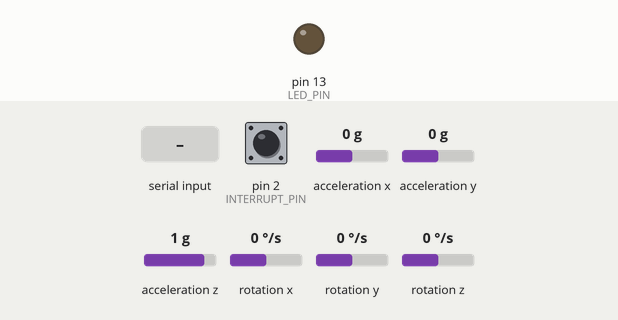
Simulated run of this sketch. Board: Arduino Leonardo, built with avr-gcc and run on an emulated ATmega32U4. Parts: output pins drawn as LEDs (lit = HIGH). Dashed ring = blinking. The inputs (shaded band) are chosen by the test bench; at power-on: acceleration x 0 g, acceleration y 0 g, acceleration z 1 g, pin 2 (INTERRUPT_PIN) LOW, rotation x 0 °/s, rotation y 0 °/s, rotation z 0 °/s. The sensor or clock chip raises its interrupt line as the real part does; what the sketch prints to the serial monitor is not drawn.

Above: at 0.8 s.
0.9 s: "1\n" received over Serial
At 2.6 s:
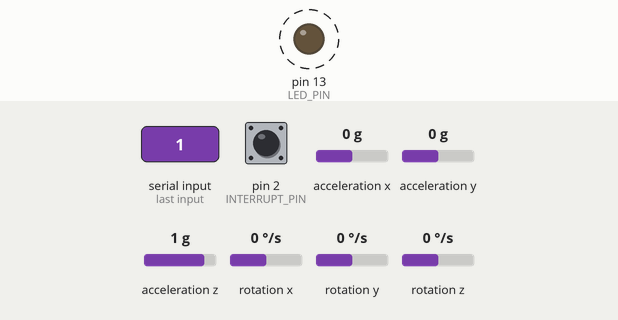
3.9 s: acceleration x set to -1.4 g
6.9 s: acceleration y set to -1.4 g
8.4 s: acceleration z set to 0 g
11.4 s: acceleration x set to 0 g
Timing chart, 0 to 18.4 s (numbered marks = the images above; inputs shaded):
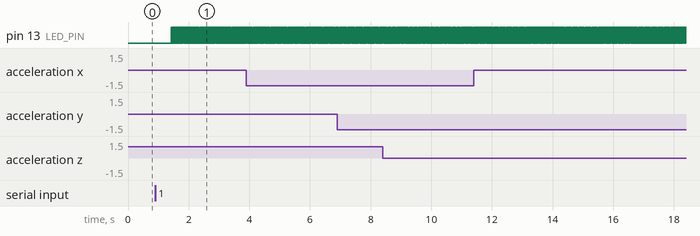

Measured:
- after the input at 0.9 s, pin 13 (LED_PIN): alternates HIGH for 0.02 s and LOW for 0.02 s, starting after 0.52 s

The sketch:

MPU6050_DMP6.ino
```cpp
// I2C device class (I2Cdev) demonstration Arduino sketch for MPU6050 class using DMP (MotionApps v2.0)
// 6/21/2012 by Jeff Rowberg <jeff@rowberg.net>
// Updates should (hopefully) always be available at https://github.com/jrowberg/i2cdevlib
//
// Changelog:
//      2019-07-08 - Added Auto Calibration and offset generator
//		   - and altered FIFO retrieval sequence to avoid using blocking code
//      2016-04-18 - Eliminated a potential infinite loop
//      2013-05-08 - added seamless Fastwire support
//                 - added note about gyro calibration
//      2012-06-21 - added note about Arduino 1.0.1 + Leonardo compatibility error
//      2012-06-20 - improved FIFO overflow handling and simplified read process
//      2012-06-19 - completely rearranged DMP initialization code and simplification
//      2012-06-13 - pull gyro and accel data from FIFO packet instead of reading directly
//      2012-06-09 - fix broken FIFO read sequence and change interrupt detection to RISING
//      2012-06-05 - add gravity-compensated initial reference frame acceleration output
//                 - add 3D math helper file to DMP6 example sketch
//                 - add Euler output and Yaw/Pitch/Roll output formats
//      2012-06-04 - remove accel offset clearing for better results (thanks Sungon Lee)
//      2012-06-01 - fixed gyro sensitivity to be 2000 deg/sec instead of 250
//      2012-05-30 - basic DMP initialization working

/* ============================================
I2Cdev device library code is placed under the MIT license
Copyright (c) 2012 Jeff Rowberg

Permission is hereby granted, free of charge, to any person obtaining a copy
of this software and associated documentation files (the "Software"), to deal
in the Software without restriction, including without limitation the rights
to use, copy, modify, merge, publish, distribute, sublicense, and/or sell
copies of the Software, and to permit persons to whom the Software is
furnished to do so, subject to the following conditions:

The above copyright notice and this permission notice shall be included in
all copies or substantial portions of the Software.

THE SOFTWARE IS PROVIDED "AS IS", WITHOUT WARRANTY OF ANY KIND, EXPRESS OR
IMPLIED, INCLUDING BUT NOT LIMITED TO THE WARRANTIES OF MERCHANTABILITY,
FITNESS FOR A PARTICULAR PURPOSE AND NONINFRINGEMENT. IN NO EVENT SHALL THE
AUTHORS OR COPYRIGHT HOLDERS BE LIABLE FOR ANY CLAIM, DAMAGES OR OTHER
LIABILITY, WHETHER IN AN ACTION OF CONTRACT, TORT OR OTHERWISE, ARISING FROM,
OUT OF OR IN CONNECTION WITH THE SOFTWARE OR THE USE OR OTHER DEALINGS IN
THE SOFTWARE.
===============================================
*/

// I2Cdev and MPU6050 must be installed as libraries, or else the .cpp/.h files
// for both classes must be in the include path of your project
#include "I2Cdev.h"

#include "MPU6050_6Axis_MotionApps20.h"
//#include "MPU6050.h" // not necessary if using MotionApps include file

// Arduino Wire library is required if I2Cdev I2CDEV_ARDUINO_WIRE implementation
// is used in I2Cdev.h
#if I2CDEV_IMPLEMENTATION == I2CDEV_ARDUINO_WIRE
    #include "Wire.h"
#endif

// class default I2C address is 0x68
// specific I2C addresses may be passed as a parameter here
// AD0 low = 0x68 (default for SparkFun breakout and InvenSense evaluation board)
// AD0 high = 0x69
MPU6050 mpu;
//MPU6050 mpu(0x69); // <-- use for AD0 high

/* =========================================================================
   NOTE: In addition to connection 3.3v, GND, SDA, and SCL, this sketch
   depends on the MPU-6050's INT pin being connected to the Arduino's
   external interrupt #0 pin. On the Arduino Uno and Mega 2560, this is
   digital I/O pin 2.
 * ========================================================================= */

/* =========================================================================
   NOTE: Arduino v1.0.1 with the Leonardo board generates a compile error
   when using Serial.write(buf, len). The Teapot output uses this method.
   The solution requires a modification to the Arduino USBAPI.h file, which
   is fortunately simple, but annoying. This will be fixed in the next IDE
   release. For more info, see these links:

   http://arduino.cc/forum/index.php/topic,109987.0.html
   http://code.google.com/p/arduino/issues/detail?id=958
 * ========================================================================= */


// uncomment "OUTPUT_READABLE_QUATERNION" if you want to see the actual
// quaternion components in a [w, x, y, z] format (not best for parsing
// on a remote host such as Processing or something though)
//#define OUTPUT_READABLE_QUATERNION

// uncomment "OUTPUT_READABLE_EULER" if you want to see Euler angles
// (in degrees) calculated from the quaternions coming from the FIFO.
// Note that Euler angles suffer from gimbal lock (for more info, see
// http://en.wikipedia.org/wiki/Gimbal_lock)
//#define OUTPUT_READABLE_EULER

// uncomment "OUTPUT_READABLE_YAWPITCHROLL" if you want to see the yaw/
// pitch/roll angles (in degrees) calculated from the quaternions coming
// from the FIFO. Note this also requires gravity vector calculations.
// Also note that yaw/pitch/roll angles suffer from gimbal lock (for
// more info, see: http://en.wikipedia.org/wiki/Gimbal_lock)
//#define OUTPUT_READABLE_YAWPITCHROLL

// uncomment "OUTPUT_READABLE_REALACCEL" if you want to see acceleration
// components with gravity removed. This acceleration reference frame is
// not compensated for orientation, so +X is always +X according to the
// sensor, just without the effects of gravity. If you want acceleration
// compensated for orientation, us OUTPUT_READABLE_WORLDACCEL instead.
#define OUTPUT_READABLE_REALACCEL

// uncomment "OUTPUT_READABLE_WORLDACCEL" if you want to see acceleration
// components with gravity removed and adjusted for the world frame of
// reference (yaw is relative to initial orientation, since no magnetometer
// is present in this case). Could be quite handy in some cases.
//#define OUTPUT_READABLE_WORLDACCEL

// uncomment "OUTPUT_TEAPOT" if you want output that matches the
// format used for the InvenSense teapot demo
//#define OUTPUT_TEAPOT


#define INTERRUPT_PIN 2  // use pin 2 on Arduino Uno & most boards
#define LED_PIN 13 // (Arduino is 13, Teensy is 11, Teensy++ is 6)
bool blinkState = false;

// MPU control/status vars
bool dmpReady = false;  // set true if DMP init was successful
uint8_t mpuIntStatus;   // holds actual interrupt status byte from MPU
uint8_t devStatus;      // return status after each device operation (0 = success, !0 = error)
uint16_t packetSize;    // expected DMP packet size (default is 42 bytes)
uint16_t fifoCount;     // count of all bytes currently in FIFO
uint8_t fifoBuffer[64]; // FIFO storage buffer

// orientation/motion vars
Quaternion q;           // [w, x, y, z]         quaternion container
VectorInt16 aa;         // [x, y, z]            accel sensor measurements
VectorInt16 aaReal;     // [x, y, z]            gravity-free accel sensor measurements
VectorInt16 aaWorld;    // [x, y, z]            world-frame accel sensor measurements
VectorFloat gravity;    // [x, y, z]            gravity vector
float euler[3];         // [psi, theta, phi]    Euler angle container
float ypr[3];           // [yaw, pitch, roll]   yaw/pitch/roll container and gravity vector

// packet structure for InvenSense teapot demo
uint8_t teapotPacket[14] = { '$', 0x02, 0,0, 0,0, 0,0, 0,0, 0x00, 0x00, '\r', '\n' };


// ================================================================
// ===               INTERRUPT DETECTION ROUTINE                ===
// ================================================================

volatile bool mpuInterrupt = false;     // indicates whether MPU interrupt pin has gone high
void dmpDataReady() {
    mpuInterrupt = true;
}

int previousAccX = 0;
int previousAccY = 0;
int previousVelocityX = 0;
int previousVelocityY = 0;
double xDist = 0.00;
double yDist = 0.00;

// ================================================================
// ===                      INITIAL SETUP                       ===
// ================================================================

void setup() {
    // join I2C bus (I2Cdev library doesn't do this automatically)
    #if I2CDEV_IMPLEMENTATION == I2CDEV_ARDUINO_WIRE
        Wire.begin();
        Wire.setClock(400000); // 400kHz I2C clock. Comment this line if having compilation difficulties
    #elif I2CDEV_IMPLEMENTATION == I2CDEV_BUILTIN_FASTWIRE
        Fastwire::setup(400, true);
    #endif

    // initialize serial communication
    // (115200 chosen because it is required for Teapot Demo output, but it's
    // really up to you depending on your project)
    Serial.begin(115200);
    while (!Serial); // wait for Leonardo enumeration, others continue immediately

    // NOTE: 8MHz or slower host processors, like the Teensy @ 3.3V or Arduino
    // Pro Mini running at 3.3V, cannot handle this baud rate reliably due to
    // the baud timing being too misaligned with processor ticks. You must use
    // 38400 or slower in these cases, or use some kind of external separate
    // crystal solution for the UART timer.

    // initialize device
    Serial.println(F("Initializing I2C devices..."));
    mpu.initialize();
    pinMode(INTERRUPT_PIN, INPUT);

    // verify connection
    Serial.println(F("Testing device connections..."));
    Serial.println(mpu.testConnection() ? F("MPU6050 connection successful") : F("MPU6050 connection failed"));

    // wait for ready
    Serial.println(F("\nSend any character to begin DMP programming and demo: "));
    while (Serial.available() && Serial.read()); // empty buffer
    while (!Serial.available());                 // wait for data
    while (Serial.available() && Serial.read()); // empty buffer again

    // load and configure the DMP
    Serial.println(F("Initializing DMP..."));
    devStatus = mpu.dmpInitialize();

    // supply your own gyro offsets here, scaled for min sensitivity
    mpu.setXGyroOffset(220);
    mpu.setYGyroOffset(76);
    mpu.setZGyroOffset(-85);
    mpu.setZAccelOffset(1788); // 1688 factory default for my test chip

    // make sure it worked (returns 0 if so)
    if (devStatus == 0) {
        // Calibration Time: generate offsets and calibrate our MPU6050
        mpu.CalibrateAccel(6);
        mpu.CalibrateGyro(6);
        mpu.PrintActiveOffsets();
        // turn on the DMP, now that it's ready
        Serial.println(F("Enabling DMP..."));
        mpu.setDMPEnabled(true);

        // enable Arduino interrupt detection
        Serial.print(F("Enabling interrupt detection (Arduino external interrupt "));
        Serial.print(digitalPinToInterrupt(INTERRUPT_PIN));
        Serial.println(F(")..."));
        attachInterrupt(digitalPinToInterrupt(INTERRUPT_PIN), dmpDataReady, RISING);
        mpuIntStatus = mpu.getIntStatus();

        // set our DMP Ready flag so the main loop() function knows it's okay to use it
        Serial.println(F("DMP ready! Waiting for first interrupt..."));
        dmpReady = true;

        // get expected DMP packet size for later comparison
        packetSize = mpu.dmpGetFIFOPacketSize();
    } else {
        // ERROR!
        // 1 = initial memory load failed
        // 2 = DMP configuration updates failed
        // (if it's going to break, usually the code will be 1)
        Serial.print(F("DMP Initialization failed (code "));
        Serial.print(devStatus);
        Serial.println(F(")"));
    }

    // configure LED for output
    pinMode(LED_PIN, OUTPUT);
}


// ================================================================
// ===                    MAIN PROGRAM LOOP                     ===
// ================================================================

void loop() {
    // if programming failed, don't try to do anything
    if (!dmpReady) return;
    // read a packet from FIFO
    if (mpu.dmpGetCurrentFIFOPacket(fifoBuffer)) { // Get the Latest packet
        #ifdef OUTPUT_READABLE_QUATERNION
            // display quaternion values in easy matrix form: w x y z
            mpu.dmpGetQuaternion(&q, fifoBuffer);
            Serial.print("quat\t");
            Serial.print(q.w);
            Serial.print("\t");
            Serial.print(q.x);
            Serial.print("\t");
            Serial.print(q.y);
            Serial.print("\t");
            Serial.println(q.z);
        #endif

        #ifdef OUTPUT_READABLE_EULER
            // display Euler angles in degrees
            mpu.dmpGetQuaternion(&q, fifoBuffer);
            mpu.dmpGetEuler(euler, &q);
            Serial.print("euler\t");
            Serial.print(euler[0] * 180/M_PI);
            Serial.print("\t");
            Serial.print(euler[1] * 180/M_PI);
            Serial.print("\t");
            Serial.println(euler[2] * 180/M_PI);
        #endif

        #ifdef OUTPUT_READABLE_YAWPITCHROLL
            // display Euler angles in degrees
            mpu.dmpGetQuaternion(&q, fifoBuffer);
            mpu.dmpGetGravity(&gravity, &q);
            mpu.dmpGetYawPitchRoll(ypr, &q, &gravity);
            Serial.print("ypr\t");
            Serial.print(ypr[0] * 180/M_PI);
            Serial.print("\t");
            Serial.print(ypr[1] * 180/M_PI);
            Serial.print("\t");
            Serial.println(ypr[2] * 180/M_PI);
        #endif


        /*
         *
         * ACTUAL IMPORTANT CODE HERE
         *
         */

        #ifdef OUTPUT_READABLE_REALACCEL
            // display real acceleration, adjusted to remove gravity
            mpu.dmpGetQuaternion(&q, fifoBuffer);
            mpu.dmpGetAccel(&aa, fifoBuffer);
            mpu.dmpGetGravity(&gravity, &q);
            mpu.dmpGetLinearAccel(&aaReal, &aa, &gravity);

            //delay(5000);
            Serial.println("***********************");
            Serial.print("areal\t");
            Serial.print(aaReal.x);
            Serial.print("\t");
            Serial.print(aaReal.y);
            Serial.print("\t");
            Serial.println(aaReal.z);
            Serial.println("***********************");

            Serial.print("prevA\t");
            Serial.print(previousAccX);
            Serial.print("\t");
            Serial.print(previousAccY);
            Serial.println("\n***********************");

            Serial.print("diffA\t");
            Serial.print(previousAccX - aaReal.x);
            Serial.print("\t");
            Serial.print(previousAccY - aaReal.y);
            Serial.println("\n***********************");

            Serial.print("prevV\t");
            Serial.print(previousVelocityX);
            Serial.print("\t");
            Serial.print(previousVelocityY);
            Serial.println("\n***********************");
            previousVelocityX +=(previousAccX - aaReal.x);
            previousVelocityY += (previousAccY - aaReal.y);


            Serial.print("Velocity x = ");
            Serial.print(previousVelocityX);
            Serial.print(" Velocity y = ");
            Serial.print(previousVelocityY);
            Serial.println("\n***********************");

            if((previousAccX - aaReal.x)> 100)
            {
            xDist += double(previousVelocityX) * 0.00981 * 0.01;
            }
            if((previousAccY - aaReal.y)> 100)
            {
            yDist += double(previousVelocityY) * 0.00981 * 0.01;
            }

            Serial.print("Distance x = ");
            Serial.print(xDist);
            Serial.print(" Distance y = ");
            Serial.print(yDist);
            Serial.println("\n***********************");

            previousAccX = aaReal.x;
            previousAccY = aaReal.y;

        #endif

        /*
         *
         * END ACTUAL IMPORTANT CODE
         *
         */

        #ifdef OUTPUT_READABLE_WORLDACCEL
            // display initial world-frame acceleration, adjusted to remove gravity
            // and rotated based on known orientation from quaternion
            mpu.dmpGetQuaternion(&q, fifoBuffer);
            mpu.dmpGetAccel(&aa, fifoBuffer);
            mpu.dmpGetGravity(&gravity, &q);
            mpu.dmpGetLinearAccel(&aaReal, &aa, &gravity);
            mpu.dmpGetLinearAccelInWorld(&aaWorld, &aaReal, &q);
            Serial.print("aworld\t");
            Serial.print(aaWorld.x);
            Serial.print("\t");
            Serial.print(aaWorld.y);
            Serial.print("\t");
            Serial.println(aaWorld.z);
        #endif

        #ifdef OUTPUT_TEAPOT
            // display quaternion values in InvenSense Teapot demo format:
            teapotPacket[2] = fifoBuffer[0];
            teapotPacket[3] = fifoBuffer[1];
            teapotPacket[4] = fifoBuffer[4];
            teapotPacket[5] = fifoBuffer[5];
            teapotPacket[6] = fifoBuffer[8];
            teapotPacket[7] = fifoBuffer[9];
            teapotPacket[8] = fifoBuffer[12];
            teapotPacket[9] = fifoBuffer[13];
            Serial.write(teapotPacket, 14);
            teapotPacket[11]++; // packetCount, loops at 0xFF on purpose
        #endif

        // blink LED to indicate activity
        blinkState = !blinkState;
        digitalWrite(LED_PIN, blinkState);
    }
}
```
